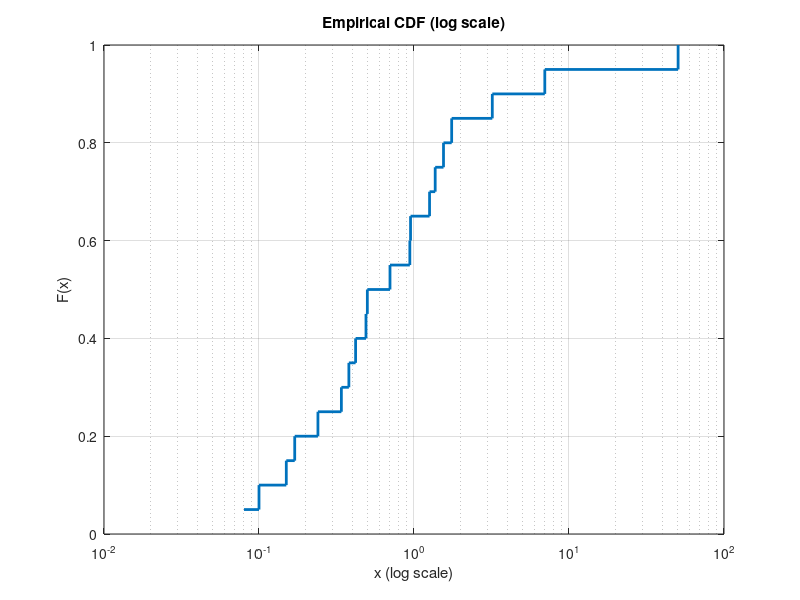

Here is the MATLAB script that generated this plot:
% EXERCISE 2
% Empirical CDF with logarithmic X scale

clc
clear
close all

controlB = [0.08 0.10 0.15 0.17 0.24 0.34 0.38 0.42 0.49 0.50 ...
            0.70 0.94 0.95 1.26 1.37 1.55 1.75 3.20 6.98 50.57];

data_sorted = sort(controlB);

n = length(data_sorted);
ecdf = (1:n)/n;

figure
stairs(data_sorted,ecdf,'LineWidth',2)

set(gca,'XScale','log')

xlabel("x (log scale)")
ylabel("F(x)")
title("Empirical CDF (log scale)")
grid on
